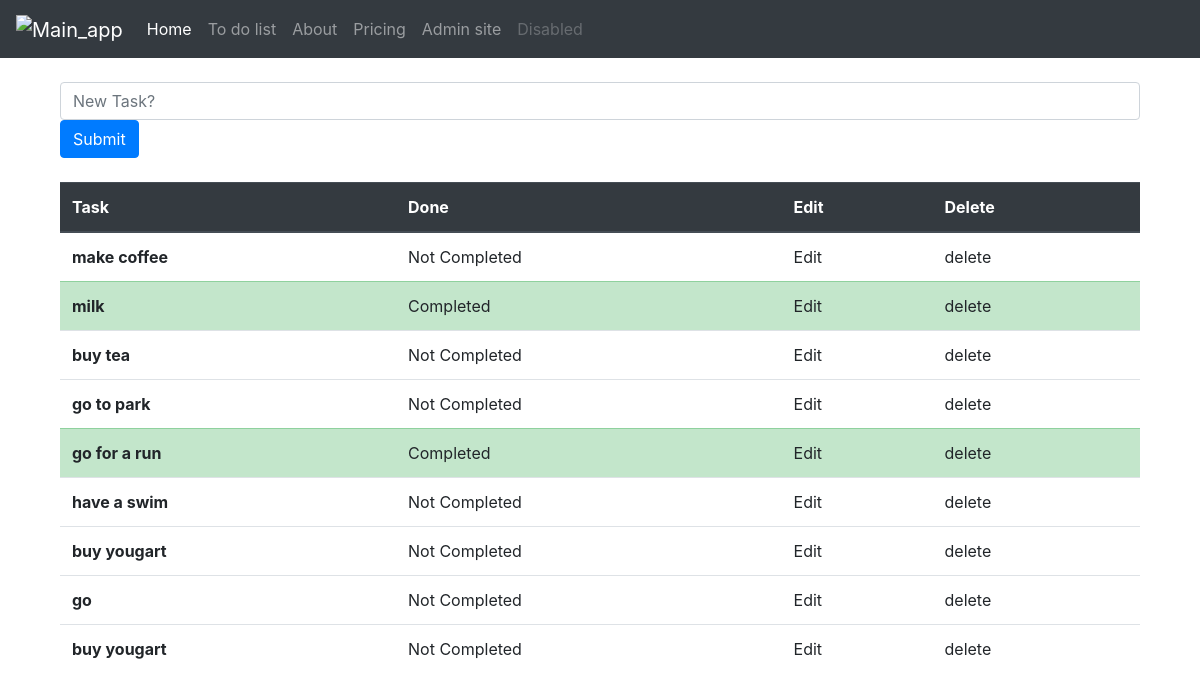
Page /Todolist/ on the earlier database version.
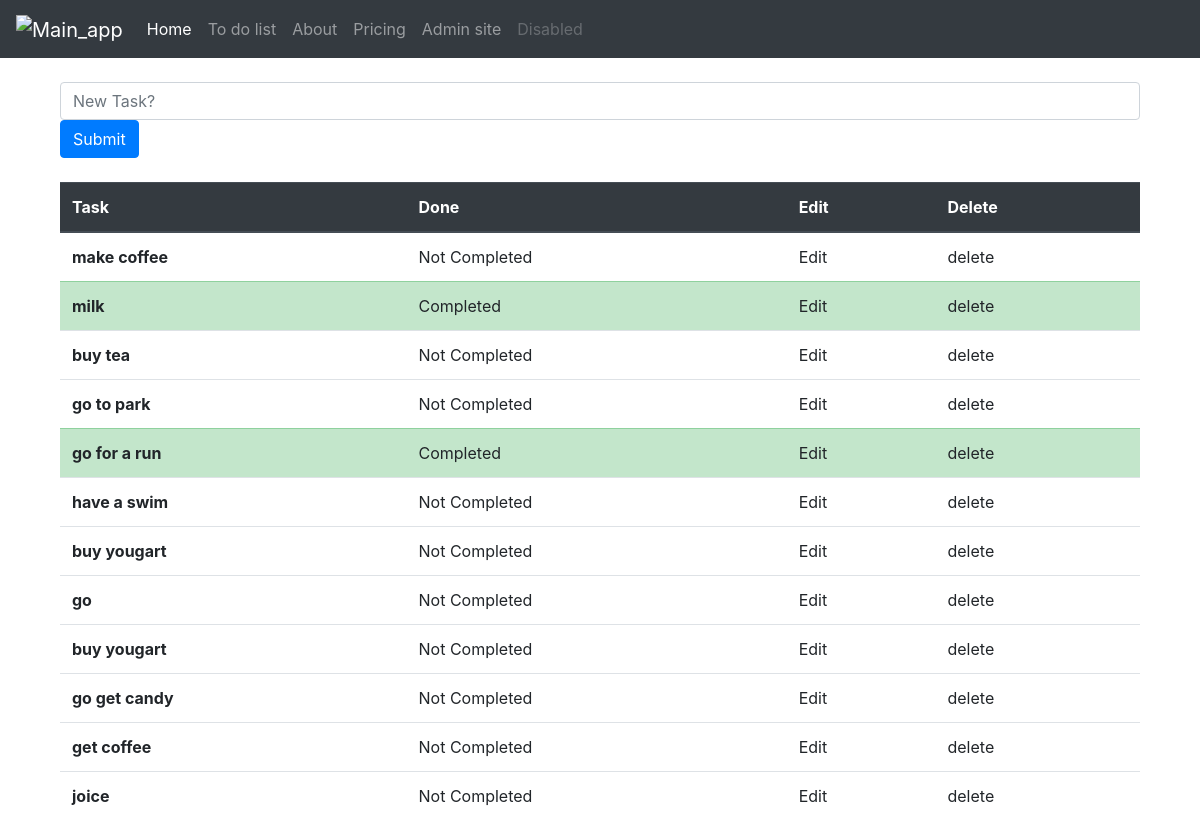
Same page on the later database version.
### first_app/models.py (models this page shows, shortened)
class TaskList(models.Model):
    task = models.CharField(max_length=300)
    done = models.BooleanField(default=False)

### first_app/views.py (the view)
# urls.py: path('', views.todolist, name='todolist'),
def todolist(request):
    if request.method == "POST":
        form = TaskForm(request.POST or None)
        if form.is_valid():
            form.save()
        return redirect('todolist')
    else:
        all_tasks = TaskList.objects.all
        return render(request, 'todolist.html', {'all_tasks':all_tasks})

### first_app/templates/todolist.html (shortened to what this page needs)
{% extends 'base.html' %}
{% block content %}
<div class = "container">
<form method="POST">
  <div class="mb-3">
  <input type="text" class="form-control" name="task" placeholder="New Task?">
  <button type="submit" class="btn btn-primary">Submit</button>
</form>
    <table class="table table-hover">
  <thead class="thead-dark">
    <tr>
      <th scope="col">Task</th>
      <th scope="col">Done</th>
      <th scope="col">Edit</th>
      <th scope="col">Delete</th>
    </tr>
  </thead>
  <tbody>
{% if all_tasks %}
 {% for obj in all_tasks %}
    {% if obj.done %}
        <tr class="table-success">
          <th>{{ obj.task}}</th>
          <td>Completed</td>
          <td>Edit</td>
          <td>delete</td>
        </tr>
    {% else %}
        <tr>
          <th>{{ obj.task}}</th>
          <td>Not Completed</td>
          <td>Edit</td>
          <td>delete</td>
        </tr>
    {% endif %}
 {% endfor %}
{% endif %}
  </tbody>
</table>
 </div>
{% endblock content %}

Differences in the rows shown:
added TaskList: task "go get candy"
added TaskList: task "get coffee"
added TaskList: task "joice"
